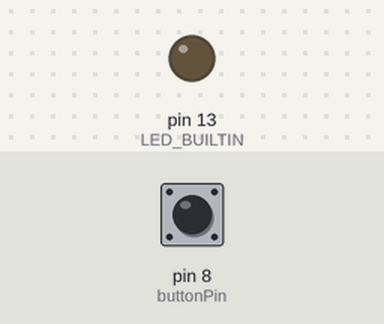
Recording of a sketch running on a simulated Arduino Uno, built with avr-gcc and run on an emulated ATmega328P. Shown: output pins drawn as LEDs (lit = HIGH). The test bench sets the inputs (shaded band); at power-on: pin 8 (buttonPin) HIGH. What the sketch prints to the serial monitor is not drawn.

Above: at 1.2 s.
1.3 s: pin 8 (buttonPin) pulled LOW for 0.15 s
At 1.42 s:
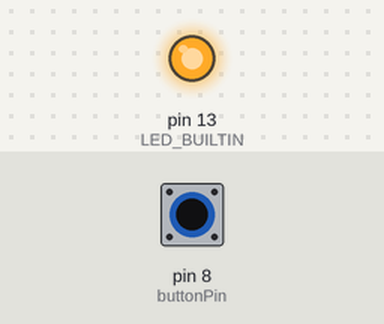
Timing chart, 0 to 4.3 s (numbered marks = the images above; inputs shaded):
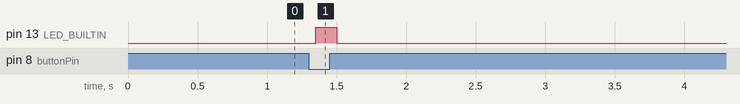

The sketch:

resistor_checker_icsp_test.ino
```cpp
const byte buttonPin = 8;
int buttonState;
int lastButtonState = HIGH;
unsigned long lastDebounceTime = 0;
unsigned long debounceDelay = 50;

void setup()
{
  pinMode(buttonPin, INPUT_PULLUP);
  pinMode(LED_BUILTIN, OUTPUT);
  Serial.begin(9600);
}

void loop()
{
  int reading = digitalRead(buttonPin);
  if (reading != lastButtonState)
    lastDebounceTime = millis();
  if ((millis() - lastDebounceTime) > debounceDelay)
  {
    if (reading != buttonState)
    {
      buttonState = reading;
      if (buttonState == LOW)
      {
        digitalWrite(LED_BUILTIN, HIGH);
        delay(150);
        digitalWrite(LED_BUILTIN, LOW);
        getData();
      }
    }
  }
  lastButtonState = reading;
}

void getData()
{
  float R2 = 0;

  float Vout = (5.0 / 1023.0) * analogRead(A1);
  R2 = 10 * (1 / ((5.0 / Vout) - 1));
  Serial.println(R2);
}
```

Measured:
- after the input at 1.3 s, pin 13 (LED_BUILTIN): LOW → HIGH after 0.05 s, → LOW 0.15 s later
